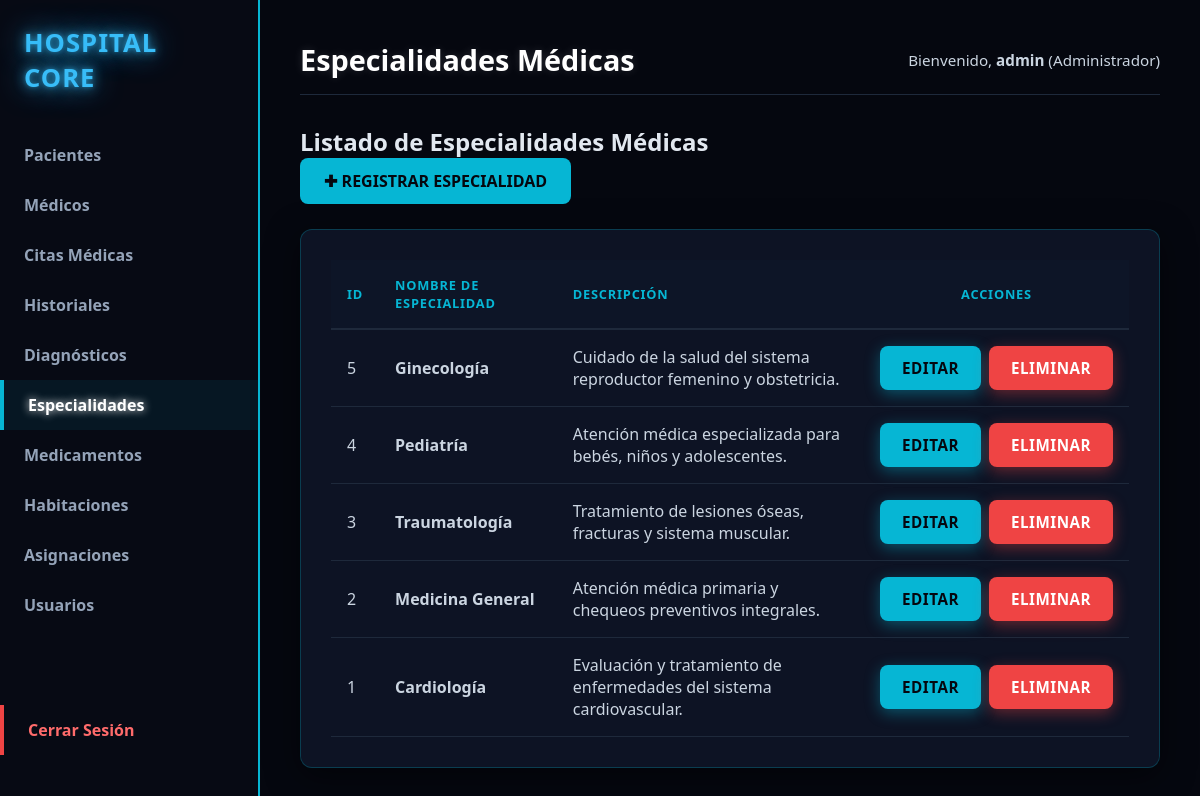
Page /index.php?url=especialidades (signed in) on the committed database.
### tables this page shows
CREATE TABLE especialidades (
    id INT AUTO_INCREMENT PRIMARY KEY,
    nombre VARCHAR(100) NOT NULL,
    descripcion TEXT
);

### app/Controllers/EspecialidadController.php (called while the page is built, shortened)
<?php
class EspecialidadController {
    private $db;
    public function __construct() {
        $database = new Database();
        $this->db = $database->getConnection();
    }
    public function index() {
        try {
            $stmt = $this->db->prepare("SELECT * FROM especialidades ORDER BY id DESC");
            $stmt->execute();
            $especialidades = $stmt->fetchAll(PDO::FETCH_ASSOC);
        } catch (PDOException $e) {
            $especialidades = [];
        }
        require_once __DIR__ . '/../Views/shared/layout.php';
    }
}

### app/config/Database.php (called while the page is built)
<?php
class Database {
    private static $host;
    private static $port;
    private static $db_name;
    private static $username;
    private static $password;
    private static $conn = null;
    public static function getConnection() {
        if (self::$conn === null) {
            $dbUrl = getenv('DATABASE_URL');
            if ($dbUrl) {
                $urlParts = parse_url($dbUrl);
                self::$host = $urlParts['host'] ?? '127.0.0.1';
                self::$port = $urlParts['port'] ?? '3306';
                self::$username = $urlParts['user'] ?? 'root';
                self::$password = $urlParts['pass'] ?? '';
                self::$db_name = isset($urlParts['path']) ? ltrim($urlParts['path'], '/') : 'sistema_hospitalario';
            } else {
                self::$host = getenv('DB_HOST') ?: '127.0.0.1';
                self::$port = getenv('DB_PORT') ?: '3306';
                self::$db_name = getenv('DB_NAME') ?: 'sistema_hospitalario';
                self::$username = getenv('DB_USERNAME') ?: 'root';
                self::$password = getenv('DB_PASSWORD') ?: '';
            }
            try {
                self::$conn = new PDO(
                    "mysql:host=" . self::$host . ";port=" . self::$port . ";dbname=" . self::$db_name . ";charset=utf8",
                    self::$username,
                    self::$password
                );
                self::$conn->setAttribute(PDO::ATTR_ERRMODE, PDO::ERRMODE_EXCEPTION);
            } catch (PDOException $exception) {
                die("Error de conexión en la base de datos: " . $exception->getMessage());
            }
        }
        return self::$conn;
    }
}

### app/Views/especialidades/index.php (the view)
<div class="page-header">
    <h2>Listado de Especialidades Médicas</h2>
    <a href="index.php?url=especialidades/crear" class="btn btn-primary">✚ Registrar Especialidad</a>
</div>
<div class="table-container">
    <table class="custom-table">
        <thead>
            <tr>
                <th>ID</th>
                <th>Nombre de Especialidad</th>
                <th>Descripción</th>
                <th class="text-center">Acciones</th>
            </tr>
        </thead>
        <tbody>
            <?php if (!empty($especialidades)): ?>
                <?php foreach ($especialidades as $esp): ?>
                    <tr>
                        <td><?= htmlspecialchars($esp['id']); ?></td>
                        <td><strong><?= htmlspecialchars($esp['nombre']); ?></strong></td>
                        <td><?= htmlspecialchars($esp['descripcion'] ?? 'Sin descripción'); ?></td>
                        <td class="text-center">
                            <div class="actions-flex unique-actions-center">
                                <a href="index.php?url=especialidades/editar&id=<?= $esp['id']; ?>" class="btn-action btn-edit">EDITAR</a>
                                <a href="index.php?url=especialidades/eliminar&id=<?= $esp['id']; ?>" class="btn-action btn-delete" onclick="return confirm('¿Está seguro de eliminar esta especialidad?');">ELIMINAR</a>
                            </div>
                        </td>
                    </tr>
                <?php endforeach; ?>
            <?php else: ?>
                <tr>
                    <td colspan="4" class="text-center">No existen especialidades registradas en el sistema.</td>
                </tr>
            <?php endif; ?>
        </tbody>
    </table>
</div>

### public/css/style.css (style rules this page uses)
* { margin: 0; padding: 0; box-sizing: border-box; font-family: 'Segoe UI', -apple-system, BlinkMacSystemFont, Roboto, sans-serif; }
body { background-color: #05070f !important; color: #e2e8f0; min-height: 100vh; }
.page-header .btn-primary { margin-bottom: 25px; }
.table-container, .form-container { background: rgba(15, 23, 42, 0.8); border: 1px solid rgba(6, 182, 212, 0.25); border-radius: 12px; padding: 30px; box-shadow: 0 8px 32px rgba(0, 0, 0, 0.5); transition: all 0.3s ease; }
table { width: 100%; border-collapse: collapse; text-align: left; }
th { background-color: #0d1527; color: #06b6d4; padding: 16px; font-weight: 700; text-transform: uppercase; font-size: 0.8rem; letter-spacing: 0.8px; border-bottom: 2px solid #1e293b; }
td { padding: 16px; border-bottom: 1px solid #1e293b; color: #cbd5e1; }
.btn, .btn-submit { display: inline-block; padding: 12px 24px; border-radius: 8px; font-weight: 700; text-transform: uppercase; text-decoration: none; cursor: pointer; border: none; transition: all 0.3s ease; }
.btn-primary, .btn-submit { background-color: #06b6d4; color: #05070f; }
.btn-action { display: inline-block; padding: 12px 22px; font-size: 0.95rem; border-radius: 8px; font-weight: 700; text-decoration: none; text-transform: uppercase; letter-spacing: 0.5px; border: none; cursor: pointer; transition: all 0.3s ease; }
.btn-edit { background-color: #06b6d4 !important; color: #05070f !important; box-shadow: 0 4px 15px rgba(6, 182, 212, 0.4) !important; }
.btn-delete { background-color: #ef4444 !important; color: #ffffff !important; box-shadow: 0 4px 15px rgba(239, 68, 68, 0.4) !important; }
.actions-flex { display: flex; flex-direction: row; justify-content: flex-start; align-items: center; gap: 8px; white-space: nowrap; }
.text-center { text-align: center; }
.unique-actions-center { justify-content: center !important; }
.btn-action { display: inline-block !important; padding: 12px 22px !important; font-size: 0.95rem !important; border-radius: 8px !important; font-weight: 700 !important; text-transform: uppercase !important; letter-spacing: 0.5px !important; text-decoration: none !important; cursor: pointer !important; transition: all 0.3s ease !important; text-align: center !important; min-width: 100px; }

### rows in the picture
especialidades: id "5", nombre "Ginecología", descripcion "Cuidado de la salud del sistema reproductor femenino y obstetricia."
especialidades: id "4", nombre "Pediatría", descripcion "Atención médica especializada para bebés, niños y adolescentes."
especialidades: id "3", nombre "Traumatología", descripcion "Tratamiento de lesiones óseas, fracturas y sistema muscular."
especialidades: id "2", nombre "Medicina General", descripcion "Atención médica primaria y chequeos preventivos integrales."
especialidades: id "1", nombre "Cardiología", descripcion "Evaluación y tratamiento de enfermedades del sistema cardiovascular."

### other values in the picture
$pageTitle "Especialidades Médicas"
$_SESSION['usuario'] "admin"
$_SESSION['rol'] "Administrador"
